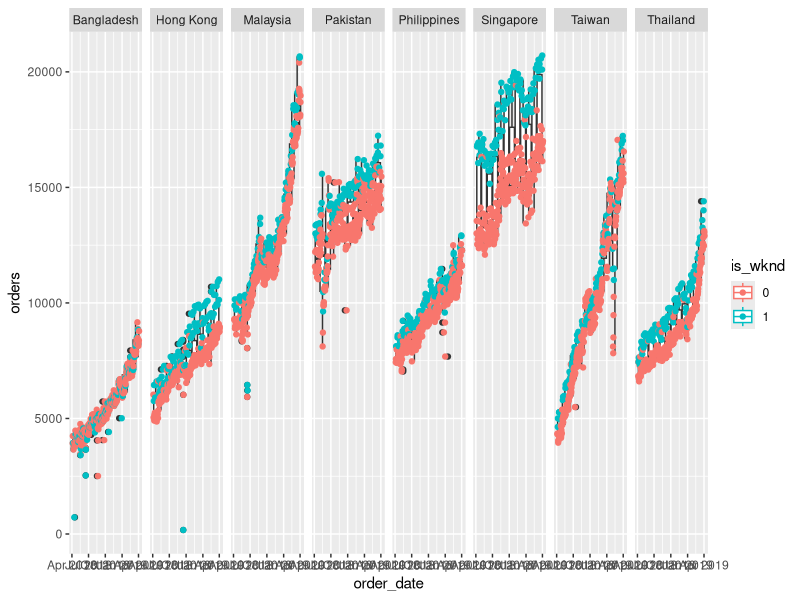

Write R code to recreate this figure.
rm(list=ls())
library(ggplot2)
library(dplyr)
library(tidyverse)
library(readr)
library(readxl)
library(GGally)
#dataframe prep
df<-read_excel('data.xlsx')
df$month<-format(as.Date(df$order_date), "%y-%m")
df$day<-strftime(df$order_date,"%A")
df<-df %>% select(order_date,country,orders,utr,month,day)
is_wknd<-function(x){
  var=0
  if(x %in% c("Saturday","Sunday")){
    var=1
  }
  return(var)
}
df$is_wknd<-as.factor(sapply(df$day,is_wknd))
df
#viz
ggplot(data=df ,aes(x=order_date,y=orders,colour=is_wknd,group=month))+geom_boxplot()+geom_jitter()+
  facet_grid(~country)
